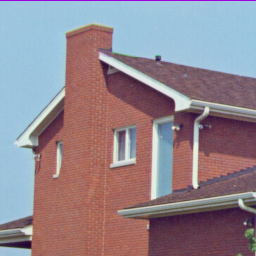
#> input picture opencv-rPi/rpi/pruebas/feature_detection/house.tiff, 256 x 256 px, given in place of the camera
$ python circles.py
#> lines starting #> are read from the running program, lines starting #| are printed output that depends on the picture; after the words box and inside, x2 and y2 are one past the last pixel; in counts of white or black regions, pixels touching at a corner belong together
import cv2

WIDTH = 320
HEIGHT = 240

cap = cv2.VideoCapture(0)
if not cap.isOpened():
    print("Error opening video capture")
    exit()

cap.set(cv2.CAP_PROP_FRAME_WIDTH,2*WIDTH)
cap.set(cv2.CAP_PROP_FRAME_HEIGHT,2*HEIGHT)

while (True):
    ret , frame = cap.read()
#> frame is the input picture: shape (256, 256, 3); mean B, G, R 142, 133, 146.6
    grey = cv2.cvtColor(frame, cv2.COLOR_BGR2GRAY)
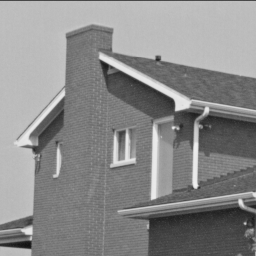
#> grey: shape (256, 256); min 17, max 239, mean 138.1
    blur = cv2.blur(grey, (5, 5))
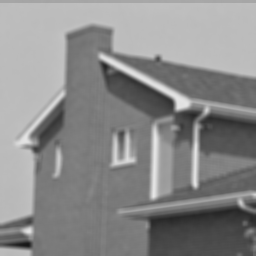
#> blur: shape (256, 256); min 22, max 230, mean 138.3
    circles = cv2.HoughCircles(blur,
                               method=cv2.HOUGH_GRADIENT,
                               dp=1, minDist=200,
                               param1=50, param2=13,
                               minRadius=30, maxRadius=175)
#> circles = [[118.5, 181.5, 107.1], [254.5, 18.5, 138.9]]
    if circles is not None:
        for i in circles [0,:]:
            cv2.circle(frame, (i[0], i[1]), i[2], (0, 255, 0), 2)
            cv2.circle(frame, (i[0], i[1]), 2, (0, 0, 255), 3)
#> this loop made 2 passes
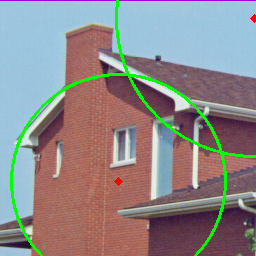
#> frame: shape (256, 256, 3); 3.38% of pixels changed, all inside (x1, y1, x2, y2) = (10, 0, 256, 256)
    cv2.imshow('Detected', frame)
    if cv2.waitKey(1) == 27:
#> (key Esc is pressed here)
        break
cv2.destroyAllWindows()
cap.release()
